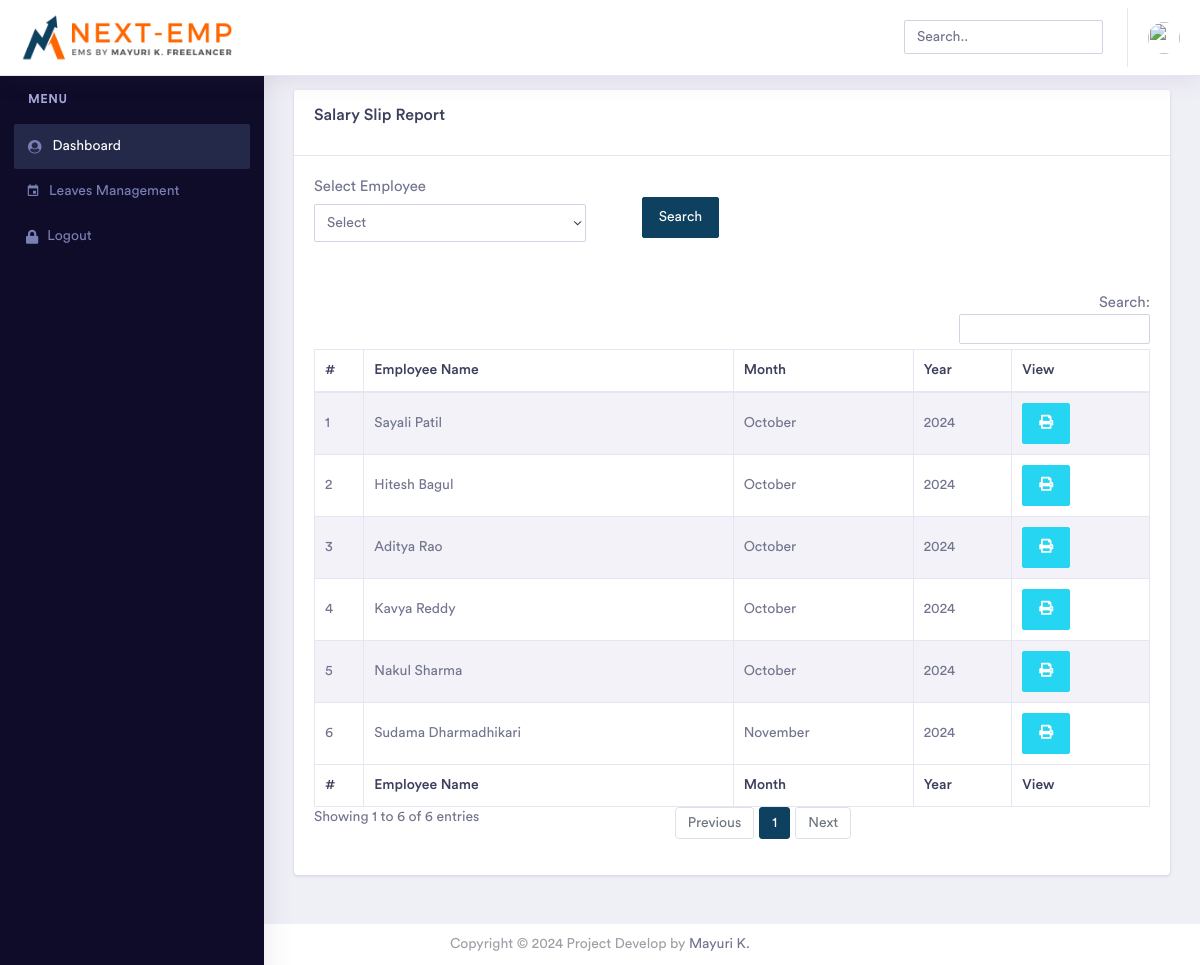
/admin/salary_slip_report.php (signed in), run on an earlier commit of the app's database.
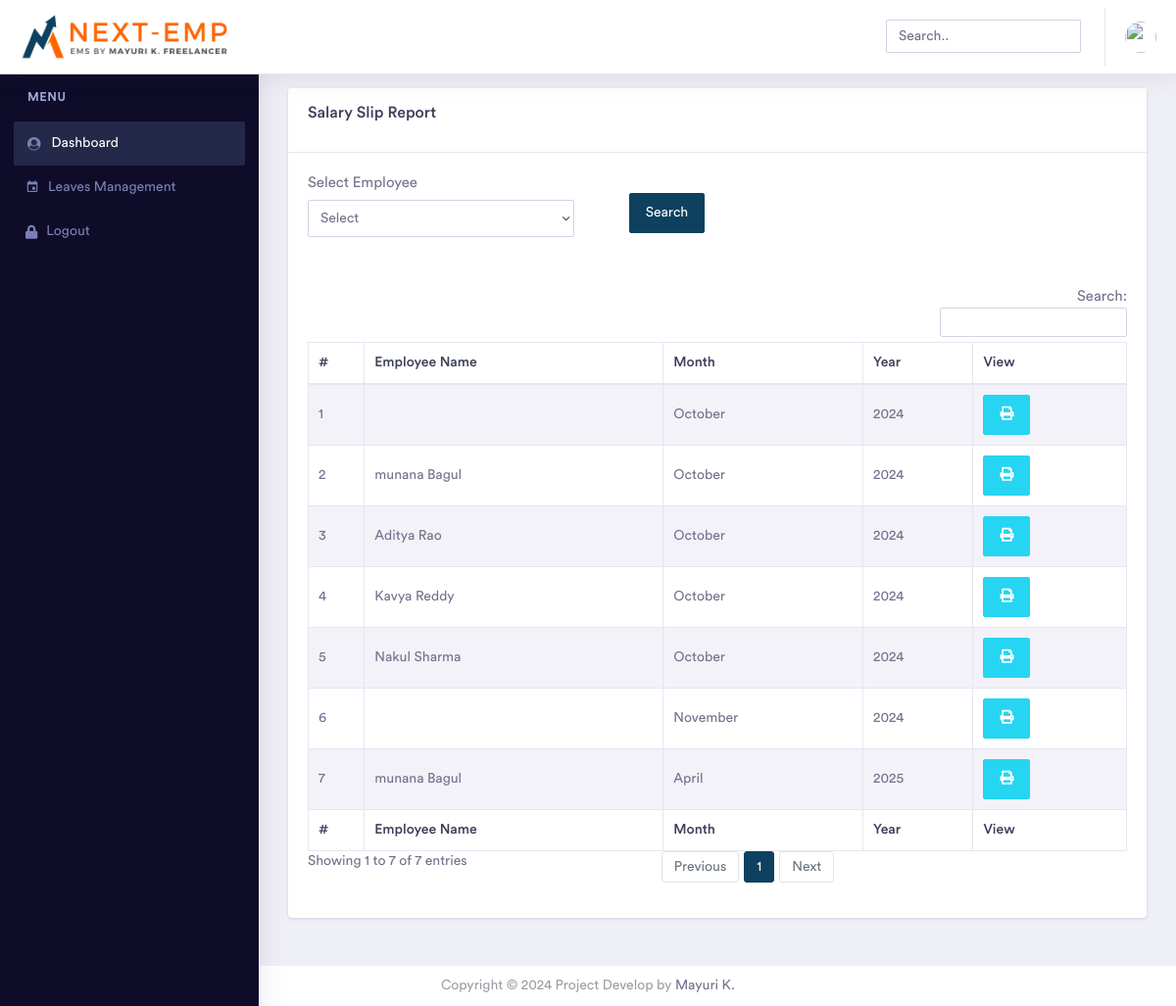
And on a later commit of the database.
### tables this page shows
CREATE TABLE `salary` (
  `id` int(11) NOT NULL AUTO_INCREMENT,
  `emp` varchar(200) NOT NULL,
  `month` varchar(200) NOT NULL,
  `year` varchar(200) NOT NULL,
  `leave` int(11) NOT NULL,
  `borrow` float NOT NULL,
  `actual` float NOT NULL,
  `final` float NOT NULL,
  `date` date NOT NULL DEFAULT current_timestamp(),
  PRIMARY KEY (`id`)
);

### admin/salary_slip_report.php (the view, shortened to what this page needs)
<?php include('include/head.php'); ?>
<?php include('include/header.php'); ?>
<?php include('include/sidebar.php'); ?>
<div class="dashboard-wrapper">
    <div class="container-fluid  dashboard-content">
        <div class="row">
            <div class="col-xl-12 col-lg-12 col-md-12 col-sm-12 col-12">
                <div class="card">
                    <div class="card-header">
                        <h4>Salary Slip Report </h4>
                    </div>
                    <div class="card-body">
                        <form class="form-horizontal" action="" method="post" enctype="multipart/form-data">
                            <div class="form-row">
                            <div class="col-xl-4 col-lg-4 col-md-12 col-sm-12 col-12 mb-2">
    <label for="validationCustom01">Select Employee</label>
    <select name="emp" class="form-control">
        <option value="">Select</option>
    </select>
</div>
                                <center>
                                    <div class="col-xl-4 col-lg-4 col-md-12 col-sm-12 col-12 mb-2">
                                        <div class="input-group">
                                            <button class="btn btn-primary" type="submit" name="search">Search</button>
                                        </div>
                                    </div>
                            </div>
                        </form>
                        <br />
                        <br />
                        <div class="table-responsive">
                            <table id="example" class="table table-striped table-bordered second" style="width:100%">
                                <thead>
                                    <tr>
                                        <th>#</th>
                                        <th>Employee Name</th>
                                           <th>Month</th>
                                              <th>Year</th>
                                                  <th>View</th>
                                    </tr>
                                </thead>
                                <tbody>
                                   <?php
if (isset($_POST['search'])) {
    $sql = "SELECT * FROM `salary` WHERE  emp=?";
    $statement = $conn->prepare($sql);
    $statement->execute([$_POST['emp']]);
} else {
    $sql = "SELECT * FROM `salary` ";
    $statement = $conn->prepare($sql);
    $statement->execute();
}
$i = 1;
$rec = $statement->fetchAll();
foreach ($rec as $key) {
 ?>
<tr>
    <td><?php echo $i; ?></td>
    <td><?php
                                    $stmt2 = $conn->prepare("SELECT * FROM `admin` WHERE id=? AND delete_status='0'");
                                    $stmt2->execute([$key['emp']]);
                                    $record2 = $stmt2->fetch();
                                    echo $record2['fname'].' '.$record2['lname']; ?></td>
    <td><?php echo $key['month']; ?></td>
    <td><?php echo $key['year']; ?></td>
    <td> <a href="#" onclick="editForm(event, <?php echo $key['id']; ?>, 'salary_slip.php')" class="btn btn-info" title="Edit Event"><i class="fas fa-print"></i></a> </td>
</tr>
<?php
    $i++;
}
?>
                                </tbody>
                                <tfoot>
                                    <tr>
                                       <th>#</th>
                                        <th>Employee Name</th>
                                           <th>Month</th>
                                              <th>Year</th>
                                                  <th>View</th>
                                    </tr>
                                </tfoot>
                            </table>
                        </div>
                    </div>
                </div>
            </div>
        </div>
    </div>
    <?php include('include/footer.php'); ?>
</body>
</html>

What changed in the data, as far as the page shows it:
shown differently, row unchanged: salary (number 1 of 7 on the later page): admin.fname "Sayali" → (not shown); admin.lname "Patil" → (not shown)
changed through a linked row, salary (number 2 of 7 on the later page): admin.fname "Hitesh" → "munana"
shown differently, row unchanged: salary "November": admin.fname "Sudama" → (not shown); admin.lname "Dharmadhikari" → (not shown)
added salary: admin.fname "munana", admin.lname "Bagul", month "April", year "2025"
Also different on the page:
text written by a page script: "Search: Showing 1 to 6 of 6 entries Previous 1 Next" → "Search: Showing 1 to 7 of 7 entries Previous 1 Next"
